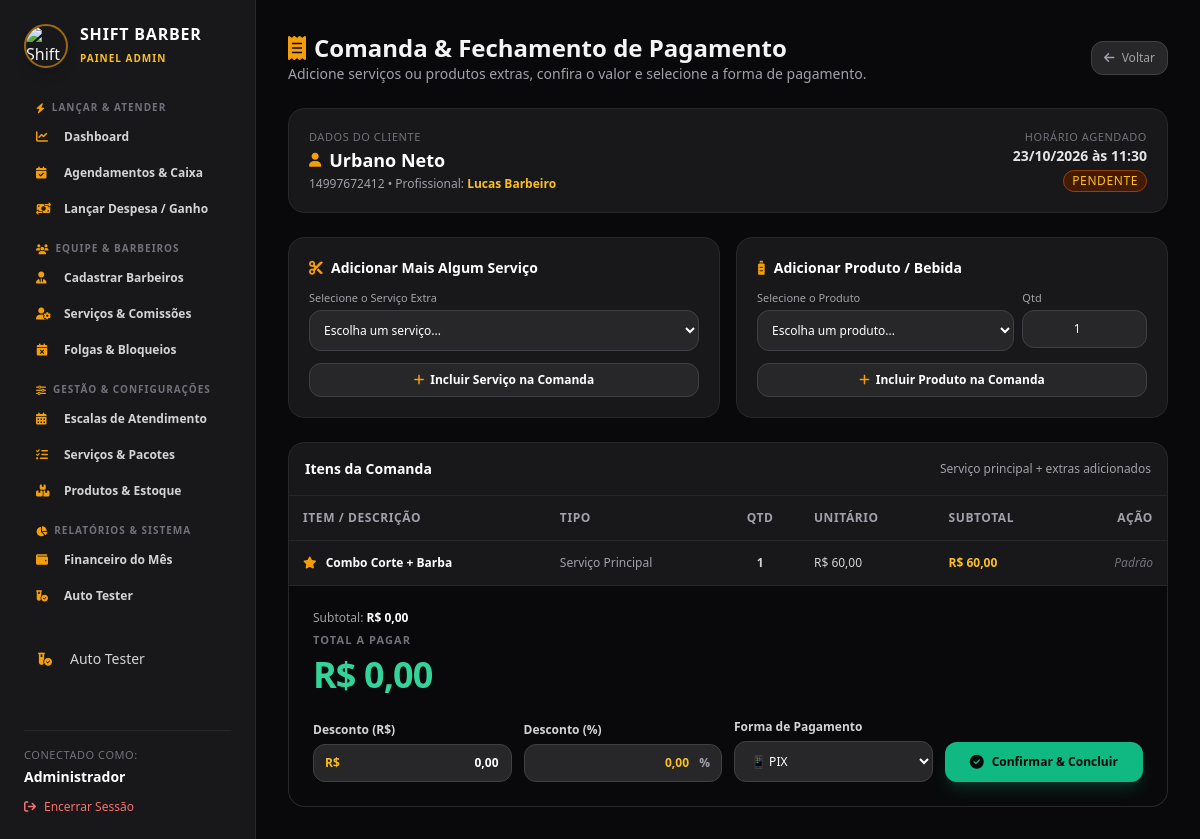
The page /admin/checkout.php?id=23 (signed in) on the database its author committed.
### tables this page shows
CREATE TABLE IF NOT EXISTS agendamentos (
    id INT AUTO_INCREMENT PRIMARY KEY,
    cliente_id INT NULL,
    profissional_id INT NULL,
    cliente_nome VARCHAR(100) NOT NULL,
    cliente_telefone VARCHAR(20) NOT NULL,
    servico_id INT NOT NULL,
    data_agendamento DATE NOT NULL,
    horario TIME NOT NULL,
    status ENUM('pendente', 'confirmado', 'concluido', 'cancelado') DEFAULT 'pendente',
    observacoes TEXT,
    criado_em TIMESTAMP DEFAULT CURRENT_TIMESTAMP,
    FOREIGN KEY (servico_id) REFERENCES servicos(id) ON DELETE CASCADE,
    FOREIGN KEY (cliente_id) REFERENCES clientes(id) ON DELETE SET NULL,
    FOREIGN KEY (profissional_id) REFERENCES profissionais(id) ON DELETE SET NULL
);

CREATE TABLE IF NOT EXISTS profissionais (
    id INT AUTO_INCREMENT PRIMARY KEY,
    nome VARCHAR(100) NOT NULL,
    especialidade VARCHAR(100) DEFAULT 'Barbeiro',
    telefone VARCHAR(20) NULL,
    status ENUM('ativo', 'inativo') DEFAULT 'ativo',
    criado_em TIMESTAMP DEFAULT CURRENT_TIMESTAMP
);

CREATE TABLE IF NOT EXISTS servicos (
    id INT AUTO_INCREMENT PRIMARY KEY,
    nome VARCHAR(100) NOT NULL,
    descricao TEXT,
    preco DECIMAL(10,2) NOT NULL,
    duracao_minutos INT NOT NULL DEFAULT 30,
    comissao_percentual DECIMAL(5,2) NOT NULL DEFAULT 50.00,
    status ENUM('ativo', 'inativo') DEFAULT 'ativo',
    criado_em TIMESTAMP DEFAULT CURRENT_TIMESTAMP
);

### admin/checkout.php (the view, shortened to what this page needs)
<?php
require_once '../config/database.php';
$agendamentoId = (int)($_GET['id'] ?? 0);
$stmt = $pdo->prepare("
    SELECT a.*, s.nome as servico_nome, s.preco as servico_preco, s.eh_pacote, s.sessoes_pacote, s.validade_dias, p.nome as prof_nome
    FROM agendamentos a
    JOIN servicos s ON a.servico_id = s.id
    LEFT JOIN profissionais p ON a.profissional_id = p.id
    WHERE a.id = ?
");
$stmt->execute([$agendamentoId]);
$ag = $stmt->fetch();
$stmtItens = $pdo->prepare("SELECT * FROM agendamento_itens WHERE agendamento_id = ? ORDER BY id ASC");
$stmtItens->execute([$agendamentoId]);
$itensExtras = $stmtItens->fetchAll();
$ehSessaoPacotePago = !empty($ag['cliente_pacote_id']) || (isset($ag['valor_total']) && (float)$ag['valor_total'] == 0.0);
$precoServicoPrincipal = $ehSessaoPacotePago ? 0.00 : (float)$ag['servico_preco'];
$totalComanda = 0.0;
$principalRepresentadoNosItens = false;
foreach ($itensExtras as $it) {
    if ($it['tipo'] === 'servico' && (int)$it['item_id'] === (int)$ag['servico_id'] && !$principalRepresentadoNosItens) {
        $principalRepresentadoNosItens = true;
        continue;
    }
    $totalComanda += (float)$it['subtotal'];
}
require_once 'header.php';
?>
<div class="max-w-4xl mx-auto space-y-6">
    <div class="flex items-center justify-between">
        <div>
            <h2 class="text-2xl font-bold flex items-center gap-2">
                <i class="fa-solid fa-receipt text-amber-500"></i> Comanda & Fechamento de Pagamento
            </h2>
            <p class="text-zinc-400 text-sm">Adicione serviços ou produtos extras, confira o valor e selecione a forma de pagamento.</p>
        </div>
        <a href="agendamentos.php" class="text-xs text-zinc-400 hover:text-white bg-zinc-800 border border-zinc-700 px-3 py-2 rounded-xl transition">
            <i class="fa-solid fa-arrow-left mr-1"></i> Voltar
        </a>
    </div>
    <div class="bg-zinc-900 border border-zinc-800 p-5 rounded-2xl flex flex-col sm:flex-row justify-between items-start sm:items-center gap-4">
        <div>
            <span class="text-[11px] text-zinc-500 uppercase tracking-wider block">Dados do Cliente</span>
            <div class="text-lg font-bold text-white flex items-center gap-2">
                <i class="fa-solid fa-user text-amber-500 text-sm"></i>
                <?= htmlspecialchars($ag['cliente_nome']) ?>
            </div>
            <div class="text-xs text-zinc-400 mt-0.5">
                <?= htmlspecialchars($ag['cliente_telefone']) ?> • Profissional: <strong class="text-amber-400"><?= htmlspecialchars($ag['prof_nome'] ?? 'Qualquer Barbeiro') ?></strong>
            </div>
        </div>
        <div class="text-left sm:text-right">
            <span class="text-[11px] text-zinc-500 uppercase tracking-wider block">Horário Agendado</span>
            <div class="text-sm font-bold text-zinc-200">
                <?= date('d/m/Y', strtotime($ag['data_agendamento'])) ?> às <?= substr($ag['horario'], 0, 5) ?>
            </div>
            <span class="text-xs uppercase tracking-wider px-2 py-0.5 rounded-full border bg-amber-950 text-amber-400 border-amber-800 mt-1 inline-block">
                <?= ucfirst($ag['status']) ?>
            </span>
        </div>
    </div>
    <div class="grid grid-cols-1 md:grid-cols-2 gap-4">
        <div class="bg-zinc-900 border border-zinc-800 p-5 rounded-2xl space-y-3">
            <div class="flex items-center gap-2 text-sm font-bold text-white">
                <i class="fa-solid fa-scissors text-amber-500"></i> Adicionar Mais Algum Serviço
            </div>
            <form method="POST" class="space-y-3">
                <div>
                    <label class="block text-[11px] text-zinc-400 mb-1">Selecione o Serviço Extra</label>
                    <select name="item_id" required class="w-full bg-zinc-800 border border-zinc-700 rounded-xl p-2.5 text-xs text-white focus:outline-none focus:border-amber-500">
                        <option value="">Escolha um serviço...</option>
                    </select>
                </div>
                <button type="submit" name="adicionar_item_extra" class="w-full bg-zinc-800 hover:bg-zinc-700 border border-zinc-700 text-white font-semibold py-2 rounded-xl text-xs transition flex items-center justify-center gap-1.5">
                    <i class="fa-solid fa-plus text-amber-500"></i> Incluir Serviço na Comanda
                </button>
            </form>
        </div>
        <div class="bg-zinc-900 border border-zinc-800 p-5 rounded-2xl space-y-3">
            <div class="flex items-center gap-2 text-sm font-bold text-white">
                <i class="fa-solid fa-bottle-water text-amber-500"></i> Adicionar Produto / Bebida
            </div>
            <form method="POST" class="space-y-3">
                <div class="grid grid-cols-3 gap-2">
                    <div class="col-span-2">
                        <label class="block text-[11px] text-zinc-400 mb-1">Selecione o Produto</label>
                        <select name="item_id" required class="w-full bg-zinc-800 border border-zinc-700 rounded-xl p-2.5 text-xs text-white focus:outline-none focus:border-amber-500">
                            <option value="">Escolha um produto...</option>
                        </select>
                    </div>
                    <div>
                        <label class="block text-[11px] text-zinc-400 mb-1">Qtd</label>
                        <input type="number" name="quantidade" value="1" min="1" required class="w-full bg-zinc-800 border border-zinc-700 rounded-xl p-2.5 text-xs text-white text-center focus:outline-none focus:border-amber-500">
                    </div>
                </div>
                <button type="submit" name="adicionar_item_extra" class="w-full bg-zinc-800 hover:bg-zinc-700 border border-zinc-700 text-white font-semibold py-2 rounded-xl text-xs transition flex items-center justify-center gap-1.5">
                    <i class="fa-solid fa-plus text-amber-500"></i> Incluir Produto na Comanda
                </button>
            </form>
        </div>
    </div>
    <div class="bg-zinc-900 border border-zinc-800 rounded-2xl overflow-hidden">
        <div class="p-4 border-b border-zinc-800 flex justify-between items-center">
            <h3 class="font-bold text-white text-sm">Itens da Comanda</h3>
            <span class="text-xs text-zinc-400">Serviço principal + extras adicionados</span>
        </div>
        <table class="w-full text-left border-collapse text-xs">
            <thead>
                <tr class="border-b border-zinc-800 text-zinc-400 uppercase tracking-wider">
                    <th class="p-3.5">Item / Descrição</th>
                    <th class="p-3.5">Tipo</th>
                    <th class="p-3.5 text-center">Qtd</th>
                    <th class="p-3.5">Unitário</th>
                    <th class="p-3.5">Subtotal</th>
                    <th class="p-3.5 text-right">Ação</th>
                </tr>
            </thead>
            <tbody class="divide-y divide-zinc-800">
                <tr class="bg-zinc-850/30">
                    <td class="p-3.5 font-bold text-white">
                        <i class="fa-solid fa-star text-amber-500 mr-1.5"></i> <?= htmlspecialchars($ag['servico_nome']) ?>
                    </td>
                    <td class="p-3.5 text-zinc-400">
                        <?= $ehSessaoPacotePago ? '<span class="text-emerald-400 font-bold">Sessão Pacote Pago (R$ 0,00)</span>' : 'Serviço Principal' ?>
                    </td>
                    <td class="p-3.5 text-center font-bold text-zinc-300">1</td>
                    <td class="p-3.5 text-zinc-300">R$ <?= number_format($precoServicoPrincipal, 2, ',', '.') ?></td>
                    <td class="p-3.5 font-bold <?= $ehSessaoPacotePago ? 'text-emerald-400' : 'text-amber-400' ?>">
                        R$ <?= number_format($precoServicoPrincipal, 2, ',', '.') ?>
                    </td>
                    <td class="p-3.5 text-right text-zinc-500 italic">Padrão</td>
                </tr>
            </tbody>
        </table>
        <div class="p-6 bg-zinc-950 border-t border-zinc-800 rounded-b-2xl">
            <form method="POST" class="flex flex-col xl:flex-row items-stretch xl:items-end justify-between gap-6">
                <div class="space-y-1.5 shrink-0">
                    <div class="flex items-center gap-3 text-xs">
                        <span class="text-zinc-400">Subtotal: <strong class="text-white font-semibold">R$ <?= number_format($totalComanda, 2, ',', '.') ?></strong></span>
                    </div>
                    <span class="text-[11px] font-bold text-zinc-500 uppercase tracking-widest block">Total a Pagar</span>
                    <div id="displayTotalFinal" class="text-3xl sm:text-4xl font-extrabold text-emerald-400 tracking-tight leading-none">
                        R$ <?= number_format($totalComanda, 2, ',', '.') ?>
                    </div>
                </div>
                <div class="grid grid-cols-1 sm:grid-cols-4 gap-3 items-end w-full xl:w-auto">
                    <div>
                        <label class="block text-xs font-semibold text-zinc-300 mb-1.5">Desconto (R$)</label>
                        <div class="relative flex items-center">
                            <span class="absolute left-3 text-xs font-bold text-amber-400 pointer-events-none">R$</span>
                            <input type="text" inputmode="decimal" name="desconto_valor" id="inputDescReais" value="0,00"
                                   oninput="aoDigitarReais(this.value)"
                                   class="w-full bg-zinc-800 border border-zinc-700 rounded-xl py-2.5 pl-9 pr-3 text-xs text-white font-bold focus:outline-none focus:border-amber-500 text-right transition"
                                   placeholder="0,00">
                        </div>
                    </div>
                    <div>
                        <label class="block text-xs font-semibold text-zinc-300 mb-1.5">Desconto (%)</label>
                        <div class="relative flex items-center">
                            <input type="text" inputmode="decimal" id="inputDescPorcentagem" value="0,00"
                                   oninput="aoDigitarPorcentagem(this.value)"
                                   class="w-full bg-zinc-800 border border-zinc-700 rounded-xl py-2.5 pl-3 pr-8 text-xs text-amber-400 font-bold focus:outline-none focus:border-amber-500 text-right transition"
                                   placeholder="0,00">
                            <span class="absolute right-3 text-xs font-bold text-zinc-400 pointer-events-none">%</span>
                        </div>
                    </div>
                    <div>
                        <label class="block text-xs font-semibold text-zinc-300 mb-1.5">Forma de Pagamento</label>
                        <select name="forma_pagamento" required
                                class="w-full bg-zinc-800 border border-zinc-700 rounded-xl py-2.5 px-3 text-xs text-white focus:outline-none focus:border-amber-500 font-medium">
                            <option value="pix">📱 PIX</option>
                        </select>
                    </div>
                    <div>
                        <button type="submit" name="confirmar_pagamento"
                                class="w-full bg-emerald-500 hover:bg-emerald-600 active:scale-[0.98] text-zinc-950 font-bold py-2.5 px-5 rounded-xl text-xs transition flex items-center justify-center gap-2 shadow-lg shadow-emerald-500/20 whitespace-nowrap">
                            <i class="fa-solid fa-circle-check text-sm"></i> Confirmar & Concluir
                        </button>
                    </div>
                </div>
            </form>
        </div>
    </div>
</div>
</main>
</body>
</html>

### rows shown on the page
agendamentos: cliente_nome "Urbano Neto", cliente_telefone "14997672412", profissional.nome "Lucas Barbeiro", data_agendamento "23/10/2026", horario "11:30", status "PENDENTE", servico.nome "Combo Corte + Barba", precoServicoPrincipal "60,00"

### other values the page prints
$_SESSION['usuario_nome'] "Administrador"
$totalComanda "0,00"
